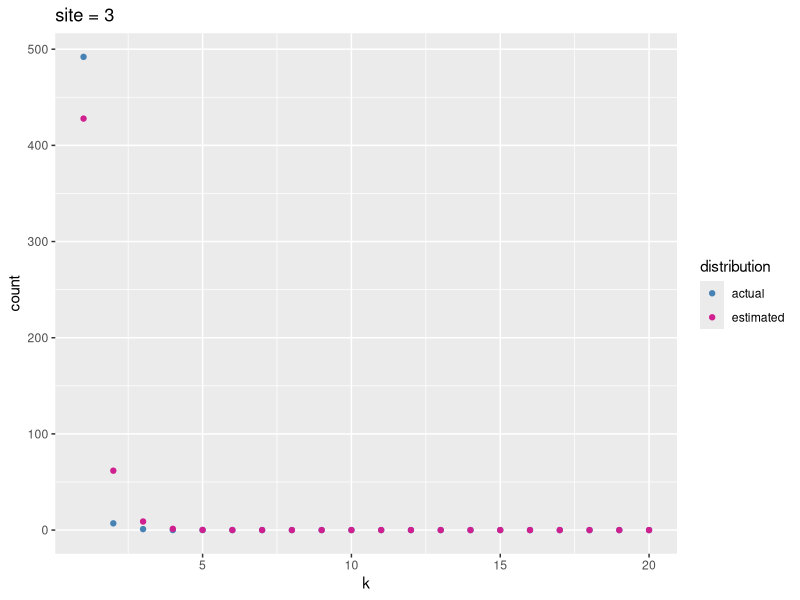
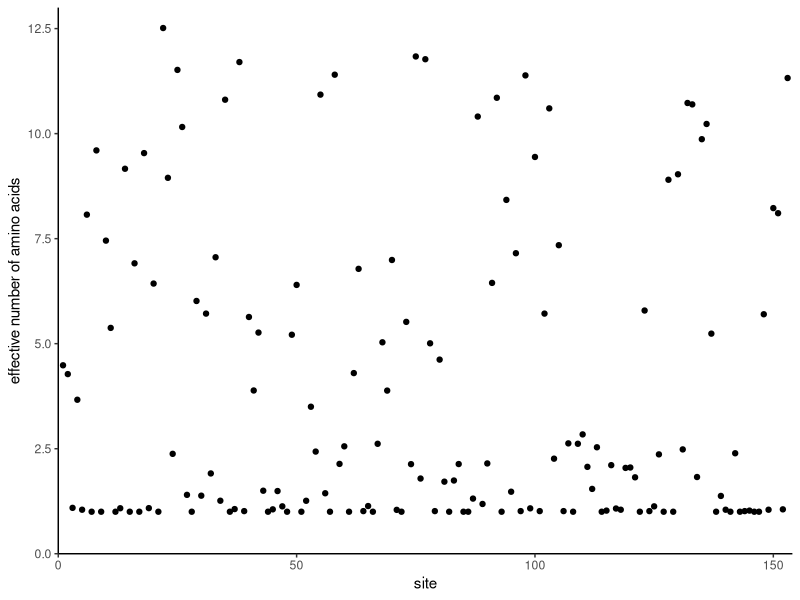
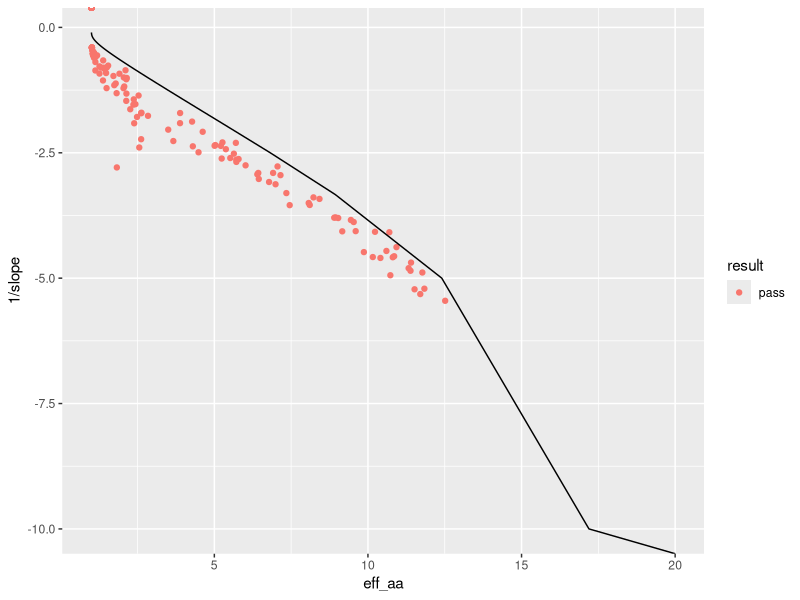

Here is the R script that generated these plots, in order:
library(tidyverse)
library(stringr)
library(cowplot)
library(broom)

# read in data
alignment <-read_csv("data/simulated/results_1B4T_A_evolved_split.csv", col_types = cols(.default = "c")) 

# tidy data used for null
alignment %>% 
  mutate(sequence = as.numeric(1:nrow(alignment)) ) %>% 
  gather(key = "site", value = "aa", 1:153) -> tidy_align  

tidy_align$site = as.numeric(tidy_align$site) 


#---------- ACTUAL DISTRIBUTION ----------
# determine the number of each AA at each site
tidy_align %>% 
  group_by(site, aa) %>% 
  summarize(count = n()) -> site_aa_count

empty_counts <- data_frame(aa = c('A', 'C', 'D', 'E', 'F', 'G', 'H', 'I', 'K', 'L', 'M', 'N', 'P', 'Q', 'R', 'S', 'T', 'V', 'W', 'Y'), 
                           count = rep(0, 20))

# 1. First write a function that can take a data frame with amino acids at one site, and return a data frame with counts, including zeros.
count_by_site <- function(site_df) {
  site_df %>% 
    group_by(aa) %>% 
    summarize(count = n()) -> counts
  full_join(counts, anti_join(empty_counts, counts, by = 'aa'))
}

# 2. Then call that function for all sites and combine the resulting data frames.
tidy_align %>% nest(-site) %>%
  mutate(counts = map(data, count_by_site)) %>%
  dplyr::select(-data) %>%   # use sessionInfo() to find what packages are loaded, conflicted package to give warnings
  unnest() -> all_count


#----------- ESTIMATED DISTRIBUTION ------------
# USING ONLY OBSERVED AA
# order aa by relative frequency
all_count %>%
  arrange(all_count$site, desc(count)) -> ordered_count

# make the categorical variable (aa) numerical (k) by numbering aa's 1-20 in order of freq
ordered_count %>%
  group_by(site) %>%
  mutate(k = as.numeric(1:20)) -> ordered_count

# remove aa with zero values
ordered_count %>%
  filter(count > 0) -> observed_aa

# count relative to most frequent - rescale to 1 for highly conserved sites
observed_aa %>%
  group_by(site) %>%
  mutate(rel_count = count/max(count)) -> observed_aa

# log-transformed data
observed_aa %>%
  mutate(ln_count = log(rel_count)) -> observed_aa 

# fit to a linear function, using map and BROOM 
# SET INTERCEPT TO 0
observed_aa %>% nest(-site) %>%
  mutate(fit = map(data, ~ lm(ln_count ~ 0 + k, data = .)),
         #intercept = map_dbl(fit, ~ (.)$coefficients[1]),
         slope = map_dbl(fit, ~ (.)$coefficients[1])) %>% 
  select(-data, -fit) -> observed_fits

# data frame with slope from linear fit to log transformed data - slope = gamma, intercept = 0
#head(observed_fits)

# visualize the distribution (at a given site) with linear fits
# NOTE: sites that are highly conserved for a single aa still look exponential in log scale (see sites 3 and 9 as example) 3, 6, 33
# library(forcats)
# observed_aa %>%
#   filter(site==3) %>%
#   ggplot() + 
#   geom_point(aes(x = fct_inorder(aa), y = ln_count)) +
#   geom_abline(intercept = 0, slope = -1.9044913) + # NOTE: look up slope from ordered_fits dataframe
#   ggtitle("site = 3") +
#   xlab("ordered aa") +
#   ylab("ln(count)") #-> p1
# plot_grid(p1, p2, p3, p4, ncol = 2) -> p
# title2 <- ggdraw() + 
#   draw_label("Linear fit to log-transformed distribution",
#              fontface = 'bold')
# plot_grid(title2, p, ncol = 1, rel_heights = c(0.1, 1))


# estimate the distribution
# only for observed
# observed_aa %>%
#   left_join(observed_fits, by = "site") %>%
#   mutate(est_dist = exp(k*slope)) -> observed_aa

ordered_count %>% 
  left_join(observed_fits, by = "site") %>%
  mutate(est_dist = exp(k*slope)) -> ordered_count

# rescale to compare w raw count
ordered_count %>%
  group_by(site) %>%
  mutate(est_rel = est_dist/sum(est_dist)) %>%
  mutate(est_count = sum(count)*est_rel) -> ordered_count

# visual comparison
ordered_count %>%
  filter(site == 3) %>%
  ggplot(aes(x = k)) +
  geom_point(aes(y = count, color = "steelblue")) +
  geom_point(aes(y = est_count, color = "violetred")) +
  scale_color_manual(name = "distribution",  
                     values = c("steelblue" = "steelblue", "violetred" = "violetred"), 
                     labels = c("actual", "estimated")) +
  ggtitle("site = 3") #-> q1

# ordered_count %>%
#   filter(site == 113) %>%
#   ggplot(aes(x = k)) +
#   geom_point(aes(y = count, color = "steelblue")) +
#   geom_point(aes(y = est_count, color = "violetred")) +
#   scale_color_manual(name = "distribution",  
#                      values = c("steelblue" = "steelblue", "violetred" = "violetred"), 
#                      labels = c("actual", "estimated")) +
#   ggtitle("site = 113") #-> q2
# 
# ordered_count %>%
#   filter(site == 33) %>%
#   ggplot(aes(x = k)) +
#   geom_point(aes(y = count, color = "steelblue")) +
#   geom_point(aes(y = est_count, color = "violetred")) +
#   scale_color_manual(name = "distribution",  
#                      values = c("steelblue" = "steelblue", "violetred" = "violetred"), 
#                      labels = c("actual", "estimated")) +
#   ggtitle("site = 33") #-> q3
# 
# ordered_count %>%
#   filter(site ==6) %>%
#   ggplot(aes(x = k)) +
#   geom_point(aes(y = count, color = "steelblue")) +
#   geom_point(aes(y = est_count, color = "violetred")) +
#   scale_color_manual(name = "distribution",  
#                      values = c("steelblue" = "steelblue", "violetred" = "violetred"), 
#                      labels = c("actual", "estimated")) +
#   ggtitle("site = 6") #-> q4

# q <- plot_grid(q1 + theme(legend.position = "none"),
#                q2 + theme(legend.position = "none"), 
#                q3 + theme(legend.position = "none"), 
#                q4 + theme(legend.position = "none"), 
#                ncol = 2)
# legend <- get_legend(q1)
# title <- ggdraw() + 
#   draw_label("Actual vs. estimated distributions",
#              fontface = 'bold')
# plot_grid(title, q, ncol = 1, rel_heights = c(0.1, 1)) -> tt
# plot_grid(tt, legend, rel_widths = c(2, .3))


#------- CHI-SQUARED: ACTUAL VS. ESTIMATED DIST -------
# SOMETHING WRONG HERE - SEE _diff.R
# use raw count
ordered_count %>% nest(-site) %>%
  mutate(chisq = map(data, ~ sum((.$count - .$est_count)/.$est_count)),
         p_value = map_dbl(chisq, ~ pchisq(., 18, lower.tail=FALSE))) %>% 
  select(-data) -> chisq_results

chisq_results %>%
  mutate(result = "pass") -> chisq_results

chisq_results$result[chisq_results$p_value < 0.05] <- "fail"

chisq_results %>% filter(result == "fail") %>% nrow()/nrow(chisq_results)

# test manually for a few sites
df1 <- filter(ordered_count, site == 1)
chisq1 <- sum((df1$count - df1$est_count)/df1$est_count)
pchisq(chisq1, 18, lower.tail = FALSE)


#------- EFFECTIVE NUMBER OF AMINO ACIDS --------
# site_aa_count is actual dist. DOES NOT CONTAIN AA AT ZERO

# site_aa_count %>% 
#   group_by(site) %>%
#   mutate(frequency = (count)/sum(count)) -> site_aa_freq

observed_aa %>%
  group_by(site) %>%
  mutate(frequency = (count)/sum(count)) -> site_aa_freq

site_aa_freq %>% 
  mutate(flnf = frequency*log(frequency)) %>%
  group_by(site) %>% 
  summarize(entropy = -sum(flnf),
            eff_aa = exp(entropy),
            n = length(unique(aa))) -> eff_aa_all

head(eff_aa_all)

eff_aa_all %>% 
  ggplot(aes(x=site, y=eff_aa)) + geom_point() + 
  #geom_smooth(se=F) +
  ylab("effective number of amino acids") +
  scale_x_continuous(limits = c(0, 154), expand = c(0, 0)) + 
  scale_y_continuous(limits = c(0,13), expand = c(0, 0)) + 
  theme_classic()

#------- RELATIONSHIP BETWEEN GAMMA & EFF AA -------
observed_fits %>%
  left_join(eff_aa_all) %>% 
  select(site, slope, eff_aa)-> gam_v_effaa

gam_v_effaa %>%
  left_join(chisq_results) %>% 
  select(site, slope, eff_aa, result) -> gam_v_effaa

# theoretical prediction
neff <- function(lambda) {
  pi <- exp(-lambda*(0:19))
  C <- sum(pi)
  pi <- pi/C
  exp(-sum(pi*log(pi)))
}


df_theory <- data.frame(lambda = (0:100)/10, ne = vapply((0:100)/10, neff, numeric(1)))

ggplot(gam_v_effaa, aes(x = eff_aa, y = 1/slope)) + 
  geom_point(aes(color = result)) +
  geom_line(data = df_theory, aes(ne, -1/lambda), inherit.aes = FALSE) 

# eff_aa_all %>%
#   left_join(gam_v_effaa, by = "site") -> df_plot
# 
# ggplot(gam_v_effaa, aes(x = eff_aa, y = 1/slope)) + 
#   geom_point(aes(color = result)) +
#   geom_point(data = data.frame(x = 1, y = 0), aes(x = x, y = y)) +
#   geom_line(data = df_plot, aes(x = (exp(-n)/eff_aa.x), y = 1/slope))
